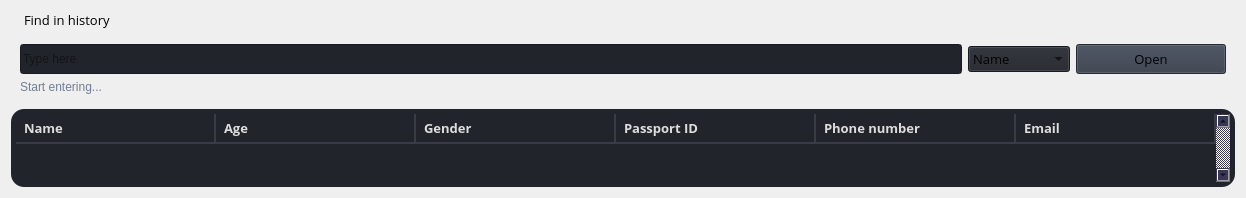
                     <widget class="QWidget" name="history">
                      <layout class="QVBoxLayout" name="verticalLayout_20">
                       <item>
                        <widget class="QLabel" name="labelBoxBlenderInstalation_2">
                         <property name="font">
                          <font>
                           <family>Open Sans</family>
                           <pointsize>10</pointsize>
                           <weight>50</weight>
                           <italic>false</italic>
                           <bold>false</bold>
                          </font>
                         </property>
                         <property name="styleSheet">
                          <string notr="true">margin-left: 10</string>
                         </property>
                         <property name="text">
                          <string>Find in history</string>
                         </property>
                        </widget>
                       </item>
                       <item>
                        <widget class="QFrame" name="frame_content_wid_2">
                         <property name="frameShape">
                          <enum>QFrame::NoFrame</enum>
                         </property>
                         <property name="frameShadow">
                          <enum>QFrame::Raised</enum>
                         </property>
                         <layout class="QHBoxLayout" name="horizontalLayout_14">
                          <item>
                           <layout class="QGridLayout" name="gridLayout_7">
                            <property name="bottomMargin">
                             <number>0</number>
                            </property>
                            <item row="0" column="0">
                             <widget class="QLineEdit" name="history_linestring">
                              <property name="minimumSize">
                               <size>
                                <width>0</width>
                                <height>30</height>
                               </size>
                              </property>
                              <property name="styleSheet">
                               <string notr="true">background-color: rgb(33, 37, 43);</string>
                              </property>
                              <property name="text">
                               <string/>
                              </property>
                              <property name="placeholderText">
                               <string>Type here</string>
                              </property>
                             </widget>
                            </item>
                            <item row="0" column="2">
                             <widget class="QPushButton" name="history_search_button">
                              <property name="minimumSize">
                               <size>
                                <width>150</width>
                                <height>30</height>
                               </size>
                              </property>
                              <property name="font">
                               <font>
                                <family>Open Sans</family>
                                <pointsize>10</pointsize>
                                <weight>50</weight>
                                <italic>false</italic>
                                <bold>false</bold>
                               </font>
                              </property>
                              <property name="cursor">
                               <cursorShape>PointingHandCursor</cursorShape>
                              </property>
                              <property name="styleSheet">
                               <string notr="true">background-color: rgb(52, 59, 72);</string>
                              </property>
                              <property name="text">
                               <string>Open</string>
                              </property>
                              <property name="icon">
                               <iconset resource="resources.qrc">
                                <normaloff>:/icons/images/icons/cil-magnifying-glass.png</normaloff>:/icons/images/icons/cil-magnifying-glass.png</iconset>
                              </property>
                             </widget>
                            </item>
                            <item row="1" column="0" colspan="3">
                             <widget class="QLabel" name="labelVersion_4">
                              <property name="styleSheet">
                               <string notr="true">color: rgb(113, 126, 149);</string>
                              </property>
                              <property name="lineWidth">
                               <number>1</number>
                              </property>
                              <property name="text">
                               <string>Start entering...</string>
                              </property>
                              <property name="alignment">
                               <set>Qt::AlignLeading|Qt::AlignLeft|Qt::AlignVCenter</set>
                              </property>
                             </widget>
                            </item>
                            <item row="0" column="1">
                             <widget class="QComboBox" name="history_search_type">
                              <property name="font">
                               <font>
                                <family>Open Sans</family>
                                <pointsize>10</pointsize>
                                <weight>50</weight>
                                <italic>false</italic>
                                <bold>false</bold>
                               </font>
                              </property>
                              <property name="autoFillBackground">
                               <bool>false</bool>
                              </property>
                              <property name="styleSheet">
                               <string notr="true">background-color: rgb(33, 37, 43);</string>
                              </property>
                              <property name="iconSize">
                               <size>
                                <width>16</width>
                                <height>16</height>
                               </size>
                              </property>
                              <property name="frame">
                               <bool>true</bool>
                              </property>
                              <item>
                               <property name="text">
                                <string>Name</string>
                               </property>
                              </item>
                              <item>
                               <property name="text">
                                <string>Passport ID</string>
                               </property>
                              </item>
                              <item>
                               <property name="text">
                                <string>Department</string>
                               </property>
                              </item>
                             </widget>
                            </item>
                           </layout>
                          </item>
                         </layout>
                        </widget>
                       </item>
                       <item>
                        <widget class="QTableWidget" name="histiry_table">
                         <property name="sizePolicy">
                          <sizepolicy hsizetype="Expanding" vsizetype="Expanding">
                           <horstretch>0</horstretch>
                           <verstretch>0</verstretch>
                          </sizepolicy>
                         </property>
                         <property name="palette">
                          <palette>
                           <active>
                            <colorrole role="WindowText">
                             <brush brushstyle="SolidPattern">
                              <color alpha="255">
                               <red>221</red>
                               <green>221</green>
                               <blue>221</blue>
                              </color>
                             </brush>
                            </colorrole>
                            <colorrole role="Button">
                             <brush brushstyle="SolidPattern">
                              <color alpha="255">
                               <red>33</red>
                               <green>37</green>
                               <blue>43</blue>
                              </color>
                             </brush>
                            </colorrole>
                            <colorrole role="Text">
                             <brush brushstyle="SolidPattern">
                              <color alpha="255">
                               <red>221</red>
                               <green>221</green>
                               <blue>221</blue>
                              </color>
                             </brush>
                            </colorrole>
                            <colorrole role="ButtonText">
                             <brush brushstyle="SolidPattern">
                              <color alpha="255">
                               <red>221</red>
                               <green>221</green>
                               <blue>221</blue>
                              </color>
                             </brush>
                            </colorrole>
                            <colorrole role="Base">
                             <brush brushstyle="SolidPattern">
                              <color alpha="255">
                               <red>33</red>
                               <green>37</green>
                               <blue>43</blue>
                              </color>
                             </brush>
                            </colorrole>
                            <colorrole role="Window">
                             <brush brushstyle="SolidPattern">
                              <color alpha="255">
                               <red>33</red>
                               <green>37</green>
                               <blue>43</blue>
                              </color>
                             </brush>
                            </colorrole>
                           </active>
                           <inactive>
                            <colorrole role="WindowText">
                             <brush brushstyle="SolidPattern">
                              <color alpha="255">
                               <red>221</red>
                               <green>221</green>
                               <blue>221</blue>
                              </color>
                             </brush>
                            </colorrole>
                            <colorrole role="Button">
                             <brush brushstyle="SolidPattern">
                              <color alpha="255">
                               <red>33</red>
                               <green>37</green>
                               <blue>43</blue>
                              </color>
                             </brush>
                            </colorrole>
                            <colorrole role="Text">
                             <brush brushstyle="SolidPattern">
                              <color alpha="255">
                               <red>221</red>
                               <green>221</green>
                               <blue>221</blue>
                              </color>
                             </brush>
                            </colorrole>
                            <colorrole role="ButtonText">
                             <brush brushstyle="SolidPattern">
                              <color alpha="255">
                               <red>221</red>
                               <green>221</green>
                               <blue>221</blue>
                              </color>
                             </brush>
                            </colorrole>
                            <colorrole role="Base">
                             <brush brushstyle="SolidPattern">
                              <color alpha="255">
                               <red>33</red>
                               <green>37</green>
                               <blue>43</blue>
                              </color>
                             </brush>
                            </colorrole>
                            <colorrole role="Window">
                             <brush brushstyle="SolidPattern">
                              <color alpha="255">
                               <red>33</red>
                               <green>37</green>
                               <blue>43</blue>
                              </color>
                             </brush>
                            </colorrole>
                           </inactive>
                           <disabled>
                            <colorrole role="WindowText">
                             <brush brushstyle="SolidPattern">
                              <color alpha="255">
                               <red>221</red>
                               <green>221</green>
                               <blue>221</blue>
                              </color>
                             </brush>
                            </colorrole>
                            <colorrole role="Button">
                             <brush brushstyle="SolidPattern">
                              <color alpha="255">
                               <red>33</red>
                               <green>37</green>
                               <blue>43</blue>
                              </color>
                             </brush>
                            </colorrole>
                            <colorrole role="Text">
                             <brush brushstyle="SolidPattern">
                              <color alpha="255">
                               <red>221</red>
                               <green>221</green>
                               <blue>221</blue>
                              </color>
                             </brush>
                            </colorrole>
                            <colorrole role="ButtonText">
                             <brush brushstyle="SolidPattern">
                              <color alpha="255">
                               <red>221</red>
                               <green>221</green>
                               <blue>221</blue>
                              </color>
                             </brush>
                            </colorrole>
                            <colorrole role="Base">
                             <brush brushstyle="SolidPattern">
                              <color alpha="255">
                               <red>33</red>
                               <green>37</green>
                               <blue>43</blue>
                              </color>
                             </brush>
                            </colorrole>
                            <colorrole role="Window">
                             <brush brushstyle="SolidPattern">
                              <color alpha="255">
                               <red>33</red>
                               <green>37</green>
                               <blue>43</blue>
                              </color>
                             </brush>
                            </colorrole>
                           </disabled>
                          </palette>
                         </property>
                         <property name="font">
                          <font>
                           <family>Open Sans</family>
                           <pointsize>10</pointsize>
                           <weight>50</weight>
                           <italic>false</italic>
                           <bold>false</bold>
                          </font>
                         </property>
                         <property name="styleSheet">
                          <string notr="true">QTableWidget {
 /* Цвет фона */
	background-color: rgb(33, 37, 43);
    border: none;
    gridline-color: rgb(55, 60, 70); /* Цвет сетки */
    border-radius: 13px; /* Закругление краев */
	padding: 5px;


}

QTableWidget::item {
    padding: 5px;
    border-bottom: 1px solid rgb(55, 60, 70); /* Линия между ячейками */
    border-right: 1px solid rgb(55, 60, 70); /* Линия между ячейками */
}

QTableWidget::item:selected {
    background-color: rgb(69, 79, 97); /* Цвет выделенной ячейки */
}

QTableWidget::item:selected:active {
    background-color: rgb(61, 70, 86); /* Цвет активной выделенной ячейки */
}




/*####################################*/

 QScrollBar:vertical, 
 QScrollBar:horizontal {
	border: none;
    background: rgb(56, 56, 85);
 }
</string>
                         </property>
                         <property name="frameShape">
                          <enum>QFrame::NoFrame</enum>
                         </property>
                         <property name="verticalScrollBarPolicy">
                          <enum>Qt::ScrollBarAlwaysOn</enum>
                         </property>
                         <property name="sizeAdjustPolicy">
                          <enum>QAbstractScrollArea::AdjustToContents</enum>
                         </property>
                         <property name="autoScroll">
                          <bool>false</bool>
                         </property>
                         <property name="autoScrollMargin">
                          <number>30</number>
                         </property>
                         <property name="editTriggers">
                          <set>QAbstractItemView::NoEditTriggers</set>
                         </property>
                         <property name="selectionMode">
                          <enum>QAbstractItemView::ContiguousSelection</enum>
                         </property>
                         <property name="selectionBehavior">
                          <enum>QAbstractItemView::SelectRows</enum>
                         </property>
                         <property name="verticalScrollMode">
                          <enum>QAbstractItemView::ScrollPerPixel</enum>
                         </property>
                         <property name="horizontalScrollMode">
                          <enum>QAbstractItemView::ScrollPerPixel</enum>
                         </property>
                         <property name="showGrid">
                          <bool>true</bool>
                         </property>
                         <property name="gridStyle">
                          <enum>Qt::SolidLine</enum>
                         </property>
                         <property name="sortingEnabled">
                          <bool>false</bool>
                         </property>
                         <property name="wordWrap">
                          <bool>true</bool>
                         </property>
                         <property name="cornerButtonEnabled">
                          <bool>true</bool>
                         </property>
                         <attribute name="horizontalHeaderVisible">
                          <bool>false</bool>
                         </attribute>
                         <attribute name="horizontalHeaderCascadingSectionResizes">
                          <bool>true</bool>
                         </attribute>
                         <attribute name="horizontalHeaderDefaultSectionSize">
                          <number>200</number>
                         </attribute>
                         <attribute name="horizontalHeaderHighlightSections">
                          <bool>true</bool>
                         </attribute>
                         <attribute name="horizontalHeaderStretchLastSection">
                          <bool>true</bool>
                         </attribute>
                         <attribute name="verticalHeaderVisible">
                          <bool>false</bool>
                         </attribute>
                         <attribute name="verticalHeaderCascadingSectionResizes">
                          <bool>false</bool>
                         </attribute>
                         <attribute name="verticalHeaderHighlightSections">
                          <bool>false</bool>
                         </attribute>
                         <attribute name="verticalHeaderStretchLastSection">
                          <bool>false</bool>
                         </attribute>
                         <row>
                          <property name="text">
                           <string>New Row</string>
                          </property>
                          <property name="font">
                           <font>
                            <family>Segoe UI</family>
                           </font>
                          </property>
                         </row>
                         <column>
                          <property name="text">
                           <string>0</string>
                          </property>
                         </column>
                         <column>
                          <property name="text">
                           <string>1</string>
                          </property>
                         </column>
                         <column>
                          <property name="text">
                           <string>2</string>
                          </property>
                         </column>
                         <column>
                          <property name="text">
                           <string>3</string>
                          </property>
                         </column>
                         <column>
                          <property name="text">
                           <string>4</string>
                          </property>
                         </column>
                         <column>
                          <property name="text">
                           <string>5</string>
                          </property>
                         </column>
                         <item row="0" column="0">
                          <property name="text">
                           <string>Name</string>
                          </property>
                          <property name="font">
                           <font>
                            <pointsize>10</pointsize>
                            <weight>75</weight>
                            <bold>true</bold>
                           </font>
                          </property>
                         </item>
                         <item row="0" column="1">
                          <property name="text">
                           <string>Age</string>
                          </property>
                          <property name="font">
                           <font>
                            <pointsize>10</pointsize>
                            <weight>75</weight>
                            <bold>true</bold>
                           </font>
                          </property>
                         </item>
                         <item row="0" column="2">
                          <property name="text">
                           <string>Gender</string>
                          </property>
                          <property name="font">
                           <font>
                            <pointsize>10</pointsize>
                            <weight>75</weight>
                            <bold>true</bold>
                           </font>
                          </property>
                         </item>
                         <item row="0" column="3">
                          <property name="text">
                           <string>Passport ID</string>
                          </property>
                          <property name="font">
                           <font>
                            <pointsize>10</pointsize>
                            <weight>75</weight>
                            <bold>true</bold>
                           </font>
                          </property>
                         </item>
                         <item row="0" column="4">
                          <property name="text">
                           <string>Phone number</string>
                          </property>
                          <property name="font">
                           <font>
                            <pointsize>10</pointsize>
                            <weight>75</weight>
                            <bold>true</bold>
                           </font>
                          </property>
                         </item>
                         <item row="0" column="5">
                          <property name="text">
                           <string>Email</string>
                          </property>
                          <property name="font">
                           <font>
                            <pointsize>10</pointsize>
                            <weight>75</weight>
                            <bold>true</bold>
                           </font>
                          </property>
                         </item>
                        </widget>
                       </item>
                      </layout>
                     </widget>
